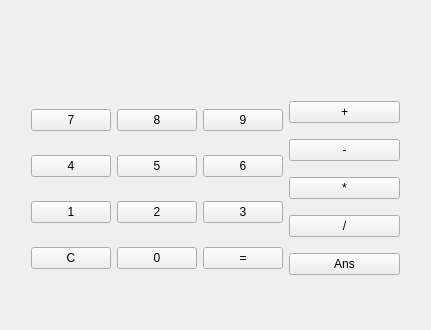
<?xml version="1.0" encoding="UTF-8"?>
<ui version="4.0">
 <class>Kalkulacka</class>
 <widget class="QMainWindow" name="Kalkulacka">
  <property name="geometry">
   <rect>
    <x>0</x>
    <y>0</y>
    <width>431</width>
    <height>330</height>
   </rect>
  </property>
  <property name="windowTitle">
   <string>Kalkulačka</string>
  </property>
  <property name="windowIcon">
   <iconset>
    <normaloff>../../../icon.svg</normaloff>../../../icon.svg</iconset>
  </property>
  <widget class="QWidget" name="centralWidget">
   <widget class="QLabel" name="vystup">
    <property name="geometry">
     <rect>
      <x>10</x>
      <y>30</y>
      <width>411</width>
      <height>31</height>
     </rect>
    </property>
    <property name="font">
     <font>
      <pointsize>20</pointsize>
      <weight>75</weight>
      <bold>true</bold>
     </font>
    </property>
    <property name="text">
     <string/>
    </property>
   </widget>
   <widget class="QWidget" name="layoutWidget">
    <property name="geometry">
     <rect>
      <x>20</x>
      <y>80</y>
      <width>391</width>
      <height>221</height>
     </rect>
    </property>
    <layout class="QHBoxLayout" name="horizontalLayout">
     <item>
      <layout class="QGridLayout" name="gridLayout">
       <item row="4" column="1">
        <widget class="QPushButton" name="pushButton_2">
         <property name="text">
          <string>2</string>
         </property>
        </widget>
       </item>
       <item row="2" column="1">
        <widget class="QPushButton" name="pushButton_5">
         <property name="text">
          <string>5</string>
         </property>
        </widget>
       </item>
       <item row="5" column="2">
        <widget class="QPushButton" name="pushButton_12">
         <property name="text">
          <string>=</string>
         </property>
        </widget>
       </item>
       <item row="5" column="0">
        <widget class="QPushButton" name="pushButton_10">
         <property name="text">
          <string>C</string>
         </property>
        </widget>
       </item>
       <item row="2" column="2">
        <widget class="QPushButton" name="pushButton_6">
         <property name="text">
          <string>6</string>
         </property>
        </widget>
       </item>
       <item row="5" column="1">
        <widget class="QPushButton" name="pushButton_11">
         <property name="text">
          <string>0</string>
         </property>
        </widget>
       </item>
       <item row="4" column="2">
        <widget class="QPushButton" name="pushButton_3">
         <property name="text">
          <string>3</string>
         </property>
        </widget>
       </item>
       <item row="4" column="0">
        <widget class="QPushButton" name="pushButton_1">
         <property name="text">
          <string>1</string>
         </property>
        </widget>
       </item>
       <item row="2" column="0">
        <widget class="QPushButton" name="pushButton_4">
         <property name="text">
          <string>4</string>
         </property>
        </widget>
       </item>
       <item row="1" column="0">
        <widget class="QPushButton" name="pushButton_7">
         <property name="text">
          <string>7</string>
         </property>
        </widget>
       </item>
       <item row="1" column="1">
        <widget class="QPushButton" name="pushButton_8">
         <property name="text">
          <string>8</string>
         </property>
        </widget>
       </item>
       <item row="1" column="2">
        <widget class="QPushButton" name="pushButton_9">
         <property name="text">
          <string>9</string>
         </property>
        </widget>
       </item>
      </layout>
     </item>
     <item>
      <layout class="QGridLayout" name="gridLayout_2">
       <item row="1" column="0">
        <widget class="QPushButton" name="pushButton_13">
         <property name="text">
          <string>-</string>
         </property>
        </widget>
       </item>
       <item row="0" column="0">
        <widget class="QPushButton" name="pushButton">
         <property name="text">
          <string>+</string>
         </property>
        </widget>
       </item>
       <item row="2" column="0">
        <widget class="QPushButton" name="pushButton_14">
         <property name="text">
          <string>*</string>
         </property>
        </widget>
       </item>
       <item row="3" column="0">
        <widget class="QPushButton" name="pushButton_15">
         <property name="text">
          <string>/</string>
         </property>
        </widget>
       </item>
       <item row="4" column="0">
        <widget class="QPushButton" name="pushButton_16">
         <property name="text">
          <string>Ans</string>
         </property>
        </widget>
       </item>
      </layout>
     </item>
    </layout>
   </widget>
   <zorder>layoutWidget</zorder>
   <zorder>vystup</zorder>
  </widget>
 </widget>
 <layoutdefault spacing="6" margin="11"/>
 <resources/>
 <connections/>
</ui>
